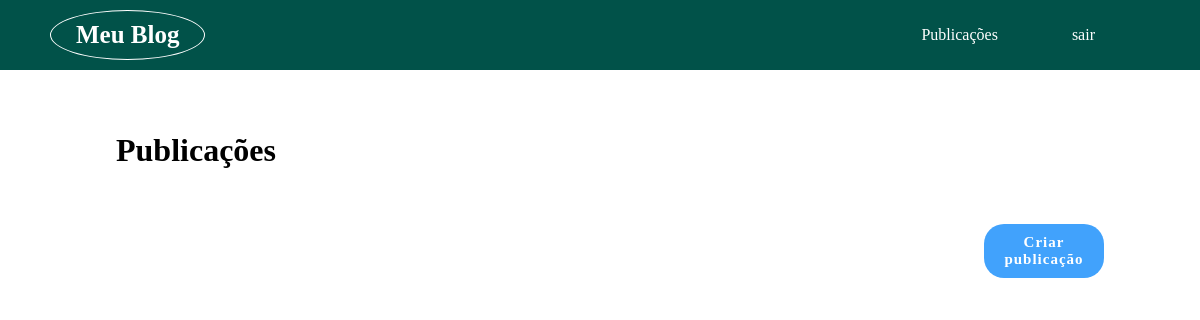
The page /post/ (signed in) on the database as committed earlier.
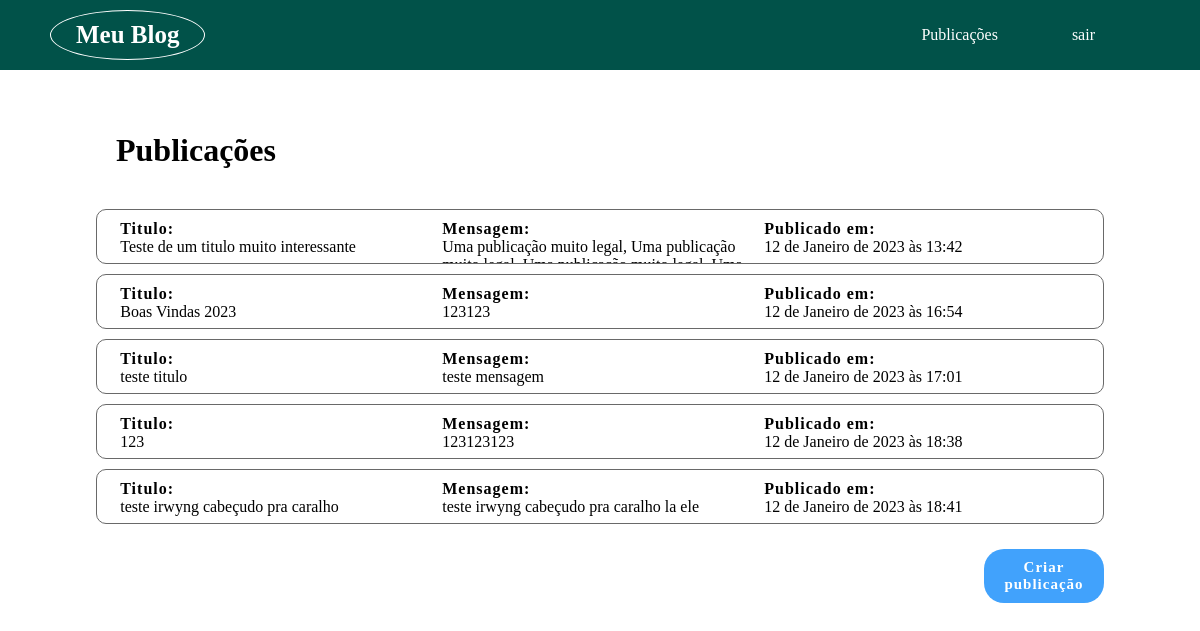
The same page on the database as committed later.
### accounts/models.py (models this page shows, shortened)
class Post(models.Model):
    categoria = models.ForeignKey(Categoria, on_delete=models.DO_NOTHING, related_name='categoria')
    autor = models.ForeignKey(Usuario, on_delete=models.DO_NOTHING)
    titulo = models.CharField(max_length=255)
    publicacao = models.CharField(max_length=1000)
    date_create = models.DateTimeField(default=timezone.now)

### post/views.py (the view)
# urls.py: path('post/', include('post.urls')),
def post(request):
    usuario_id = request.session['usuario_id']
    usuario_name = request.session['usuario_name']
    usuario_tipo = request.session['usuario_tipo']
    post = Post.objects.all()
    return render(request, 'post/post.html',{
        'posts': post,
        'usuario_id':usuario_id,
        'usuario_name':usuario_name,
        'usuario_tipo':usuario_tipo,
    })

### post/templates/post/post.html
{% extends 'base.html' %}
{% block conteudo %}
<div class="main_posts">
    <h1>Publicações</h1>
    {% for posts in posts %}
    <a href="{% url 'view_post' posts.id %}" class="link_post">
        <div class="post">
            <div class="content_post">
                <label for="titulo_post">Titulo: </label><br>
                <a href="{% url 'view_post' posts.id %}" name="titulo_post">{{ posts.titulo }}</a>
            </div>
            <div class="content_post">
                <label for="mansagem_post">Mensagem: </label><br>
                <p name="mansagem_post">{{ posts.publicacao }}</p>
            </div>
            <div class="content_post">
                <label for="data_post">Publicado em: </label>
                <p name="data_post">{{ posts.date_create }}</p>
            </div>
        </div>
    </a>
    {% endfor %}
    {% if usuario_tipo == 'AU' %}
        <div class="button_categorias">
            <a class="button_confirm" href="{% url 'post_create' %}">Criar publicação</a>
        </div>
    {% endif %}
</div>
{%endblock%}

### templates/base.html (shortened to what this page needs)
{% load static %}
<!DOCTYPE html>
<html lang="pt-br">
<head>
    {% include './static/vendor/partials/_head.html'%}
</head>
<body>
    {% include './static/vendor/partials/_nav.html'%}
    <div class="container_main">
        <div class="container">
            {%block conteudo %}{% endblock %}
        </div>
    </div>
</body>
</html>

### templates/static/vendor/partials/_head.html (shortened to what this page needs)
{% load static %}
<link rel="stylesheet" href="{% static 'vendor/css/style.css' %}">

### templates/static/vendor/partials/_nav.html (shortened to what this page needs)
{% load static %}
<div class="container_nav">
    <div class="nav_title">
        <div class="pai_link_log">
            <a class="link_logo" href="{% url 'dashboard' %}">Meu Blog</a>
        </div>
    </div>
    <div class="nav_links">
        <a href="{% url 'post' %}">Publicações</a>
        <a href="{% url 'logout' %}">sair</a>
    </div>
</div>

Rows that differ between the two databases and show on the page:
added Post: titulo "Teste de um titulo muito interessante", publicacao "Uma publicação muito legal, Uma publicação…", date_create "12 de Janeiro de 2023 às 13:42"
added Post: titulo "Boas Vindas 2023", publicacao "123123", date_create "12 de Janeiro de 2023 às 16:54"
added Post: titulo "teste titulo", publicacao "teste mensagem", date_create "12 de Janeiro de 2023 às 17:01"
added Post: titulo "123", publicacao "123123123", date_create "12 de Janeiro de 2023 às 18:38"
added Post: titulo "teste irwyng cabeçudo pra caralho", publicacao "teste irwyng cabeçudo pra caralho la ele", date_create "12 de Janeiro de 2023 às 18:41"
